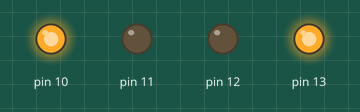
The sketch below on a simulated Arduino Uno, built with avr-gcc and run on an emulated ATmega328P. Shown: output pins drawn as LEDs (lit = HIGH).

Above: at 0.12 s.
At 0.92 s:
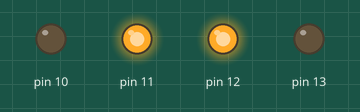
At 1.52 s:
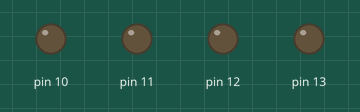
At 2.12 s:
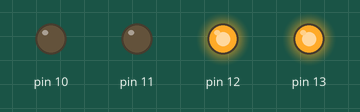
At 2.92 s:
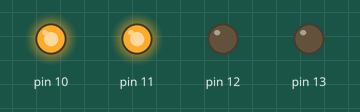
Timing chart, 0 to 3.7 s (numbered marks = the images above):
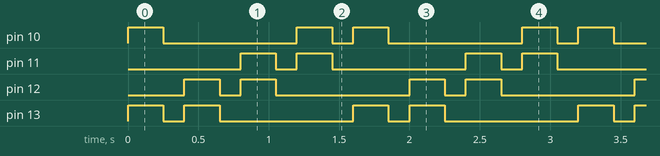

Measured:
- by itself, pin 10: repeats every 1.6 s: LOW 0.95 s, HIGH 0.25 s, LOW 0.15 s, HIGH 0.25 s
- by itself, pin 11–13: repeats every 1.6 s: LOW 0.15 s, HIGH 0.25 s, LOW 0.95 s, HIGH 0.25 s
- by itself, everything shown: repeats every 1.6 s, in 8 steps

The sketch:

CodeFile.ino
```cpp
void setup()
{
  for(int i=10;i<=13;i++)
  {
    pinMode(i, OUTPUT);
  }
}

void loop()
{
  for(int i=13;i>=10;i--)
  {
    if(i!=13)
    {
      digitalWrite(i,HIGH);
      digitalWrite(i+1,HIGH);
      delay(250);
    }
    else
    {
      digitalWrite(i,HIGH);
      digitalWrite(i-3,HIGH);
      delay(250);
    }
    for(int i=13;i>=10;i--)
    {
      digitalWrite(i,LOW);
    }
    delay(150);
  }
}
```
